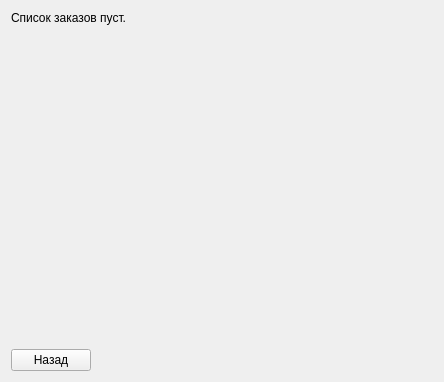
<?xml version="1.0" encoding="UTF-8"?>
<ui version="4.0">
 <class>OrderListWindow</class>
 <widget class="QWidget" name="OrderListWindow">
  <property name="geometry">
   <rect>
    <x>0</x>
    <y>0</y>
    <width>444</width>
    <height>382</height>
   </rect>
  </property>
  <property name="windowTitle">
   <string>Form</string>
  </property>
  <layout class="QVBoxLayout" name="verticalLayout_2" stretch="0,100,0">
   <property name="spacing">
    <number>6</number>
   </property>
   <item>
    <layout class="QHBoxLayout" name="horizontalLayout">
     <item>
      <widget class="QLabel" name="label">
       <property name="font">
        <font>
         <pointsize>9</pointsize>
         <weight>50</weight>
         <bold>false</bold>
        </font>
       </property>
       <property name="text">
        <string>Список заказов пуст.</string>
       </property>
       <property name="textFormat">
        <enum>Qt::AutoText</enum>
       </property>
      </widget>
     </item>
    </layout>
   </item>
   <item>
    <widget class="QScrollArea" name="scrollArea">
     <property name="frameShape">
      <enum>QFrame::NoFrame</enum>
     </property>
     <property name="widgetResizable">
      <bool>true</bool>
     </property>
     <widget class="QWidget" name="scrollAreaWidgetContents">
      <property name="geometry">
       <rect>
        <x>0</x>
        <y>0</y>
        <width>426</width>
        <height>313</height>
       </rect>
      </property>
      <layout class="QVBoxLayout" name="verticalLayout">
       <item>
        <widget class="QWidget" name="widget" native="true">
         <layout class="QVBoxLayout" name="verticalLayout_3">
          <property name="leftMargin">
           <number>0</number>
          </property>
          <property name="topMargin">
           <number>0</number>
          </property>
          <property name="rightMargin">
           <number>0</number>
          </property>
          <property name="bottomMargin">
           <number>0</number>
          </property>
         </layout>
        </widget>
       </item>
       <item>
        <spacer name="verticalSpacer">
         <property name="orientation">
          <enum>Qt::Vertical</enum>
         </property>
         <property name="sizeHint" stdset="0">
          <size>
           <width>20</width>
           <height>286</height>
          </size>
         </property>
        </spacer>
       </item>
      </layout>
     </widget>
    </widget>
   </item>
   <item>
    <layout class="QHBoxLayout" name="horizontalLayout_2">
     <property name="topMargin">
      <number>0</number>
     </property>
     <item>
      <widget class="QPushButton" name="pushButton">
       <property name="text">
        <string>Назад</string>
       </property>
      </widget>
     </item>
     <item>
      <spacer name="horizontalSpacer_2">
       <property name="orientation">
        <enum>Qt::Horizontal</enum>
       </property>
       <property name="sizeHint" stdset="0">
        <size>
         <width>40</width>
         <height>20</height>
        </size>
       </property>
      </spacer>
     </item>
    </layout>
   </item>
  </layout>
 </widget>
 <resources/>
 <connections/>
</ui>
